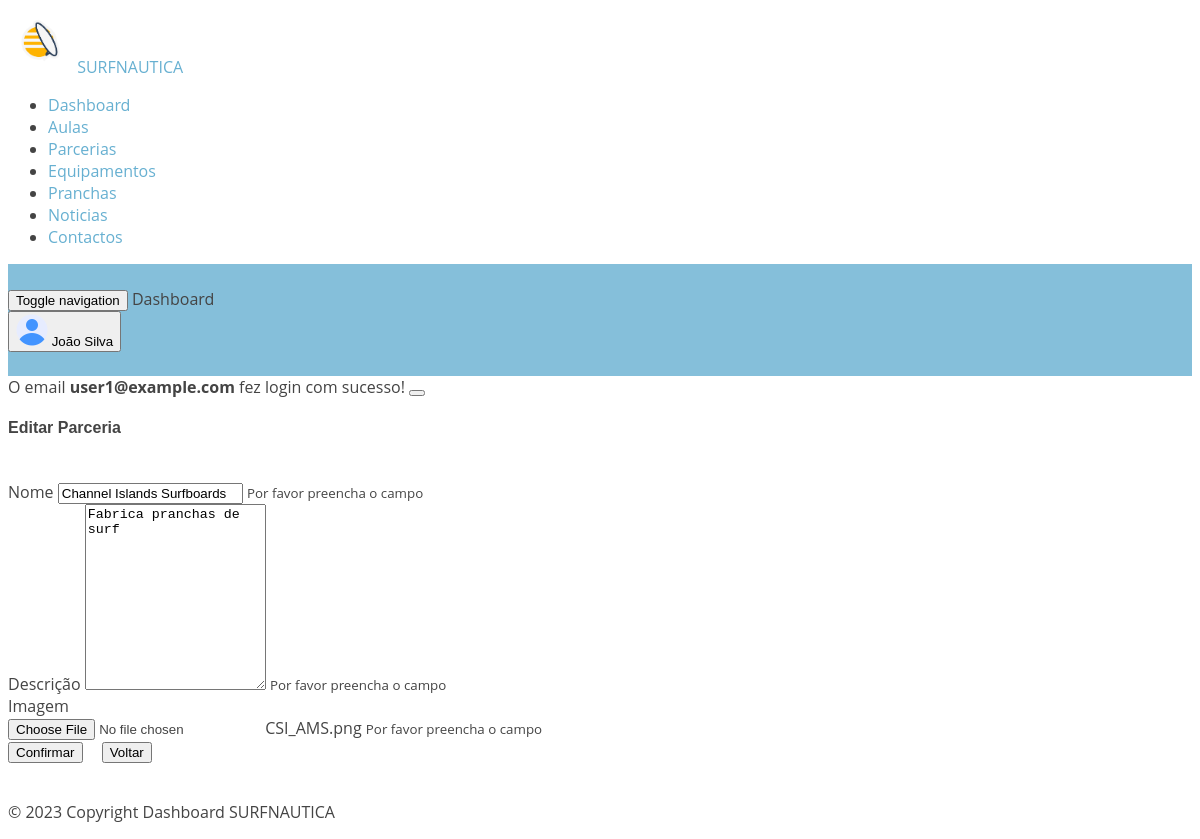
The app's page /TiagoQuintino/dashboard/editpartners.php?id_parceria=2 (signed in) with its own data.
### tables this page shows
CREATE TABLE IF NOT EXISTS `users` (
  `id` INT(11) NOT NULL AUTO_INCREMENT,
  `email` VARCHAR(50) NOT NULL,
  `nome` VARCHAR(50) NOT NULL,
  `pass` VARCHAR(250) NOT NULL,
  `permission` INT(11) NOT NULL default 0,
  PRIMARY KEY (`id`));

CREATE TABLE IF NOT EXISTS `parcerias` (
  `id_parceria` INT(11) NOT NULL AUTO_INCREMENT,
  `nome` VARCHAR(50) NOT NULL,
  `descricao` VARCHAR(250) NOT NULL,
  `img` VARCHAR(250) NOT NULL,
  PRIMARY KEY (`id_parceria`));

### TiagoQuintino/dashboard/editpartners.php (the view, shortened to what this page needs)
<?php
require_once '../../conexao.php';
$id_parceria = $_GET['id_parceria'];
$sql = "SELECT * FROM parcerias WHERE id_parceria = " . $id_parceria . ";";
$result = mysqli_query($conn, $sql);
while ($row = mysqli_fetch_assoc($result)) {
  foreach ($row as $res => $key) {
    $nome1 = $row['nome'];
    $desc = $row['descricao'];
    $img = $row['img'];
  }
}
?>
<!DOCTYPE html>
<html lang="en" dir="ltr">
<head>
  <?php
  require_once 'sheets/dashboardHead.php';
  ?>
</head>
<body class="navbar-fixed sidebar-fixed" id="body">
  <div class="wrapper">
    <aside class="left-sidebar sidebar-dark" id="left-sidebar">
      <div id="sidebar" class="sidebar sidebar-with-footer">
        <div class="app-brand">
          <a href="../../index.php">
            <img src="assets/images/favicon.png" style="height: 65px;" alt="Mono">
            <span class="brand-name text-light">SURFNAUTICA</span>
          </a>
        </div>
        <?php
        require_once 'sheets/dashboardmenu.php';
        ?>
      </div>
    </aside>
    <div class="page-wrapper">
      <header class="main-header" id="header">
        <nav class="navbar navbar-expand-lg navbar-light" id="navbar">
          <button id="sidebar-toggler" class="sidebar-toggle">
            <span class="sr-only">Toggle navigation</span>
          </button>
          <span class="page-title">Dashboard</span>
          <div class="navbar-right ">
            <?php
            require_once 'sheets/dashboardNavbar.php';
            ?>
          </div>
        </nav>
      </header>
      <div class="content-wrapper">
        <div class="content">
          <div class="row">
            <div class="col-lg-12 mt-5">
              <?php
              if (isset($_SESSION["message"])) { ?>
                <div class='alert alert-<?php echo $_SESSION["message"]["type"] ?> alert-dismissible fade show' role='alert'>
                  <?php echo $_SESSION["message"]["content"]; ?>
                  <button type="button" class="close" data-dismiss="alert" aria-label="Close"><span class="mdi mdi-times"></span>
                  </button>
                </div>
              <?php unset($_SESSION["message"]);
              }
              ?>
              <div class="card">
                <div class="card-body">
                  <h4 class="header-title">Editar Parceria</h4>
                  <br>
                  <form action="editpartners.php?id_parceria=<?php echo $id_parceria; ?>&id_parceria=<?php echo $id_parceria; ?>" method="POST">
                    <div class="form-group">
                      <label for="inputname">Nome</label>
                      <input type="text" class="form-control" name="inputname" id="inputname" value="<?php echo ($nome1); ?>" required>
                      <small id="name">
                        Por favor preencha o campo
                      </small>
                    </div>
                    <div class="form-row">
                      <div class="form-group col-md-6">
                        <label for="inputdesc">Descrição</label>
                        <textarea type="text" class="form-control" name="inputdesc" id="inputdesc" rows="12" style="resize: vertical;" require><?php echo ($desc); ?></textarea>
                        <small id="desc">
                          Por favor preencha o campo
                        </small>
                      </div>
                      <div class="form-group col-md-6">
                        <label for="inputImg">Imagem</label>
                        <div class="custom-file form-group">
                          <input type="file" name="inputImg" class="custom-file-input" accept=".png, .jpg, .jpeg" id="inputImg">
                          <label class="custom-file-label" for="inputImg" value="<?php echo ($img); ?>"><?php echo ($img); ?></label>
                          <small id="img">
                            Por favor preencha o campo
                          </small>
                        </div>
                      </div>
                    </div>
                    <div class="form-row justify-content-end">
                      <button type="submit" class="btn btn-primary" style="margin-right: 5px;">Confirmar</button>
                      <a href="showpartners.php"><input type="button" value="Voltar" class="btn btn-danger" style="margin-left: 10px;"></a>
                    </div>
                  </form>
                </div>
              </div>
            </div>
          </div>
        </div>
        <br>
        <footer class="footer mt-auto">
          <?php
          require_once 'sheets/dashboardFooter.php';
          ?>
        </footer>
      </div>
</body>
</html>

### TiagoQuintino/dashboard/sheets/dashboardNavbar.php (shortened to what this page needs)
<?php
require_once '../../conexao.php';
$query = "SELECT nome FROM users WHERE email = '{$_SESSION['email']}'";
$user = mysqli_query($conn, $query);
if ($user->num_rows) {
  $row = $user->fetch_object();
  $nome = $row->nome;
?>
  <ul class="nav navbar-nav">
    <li class="dropdown user-menu">
      <button class="dropdown-toggle nav-link" data-toggle="dropdown">
        <img src="assets/images/user/user-xs.png" class="user-image rounded-circle" alt="User Image" />
        <span class="d-none d-lg-inline-block"><?php echo $nome ?></span>
      </button>
    </li>
  </ul>
<?php
}
?>

### assets/css/style.css (style rules this page uses)
body { font-family: "Open Sans", sans-serif; color: #444444; }
a { text-decoration: none; color: #67b0d1; }
h1, h2, h3, h4, h5, h6 { font-family: "Raleway", sans-serif; }
#header { transition: all 0.5s; z-index: 997; transition: all 0.5s; padding: 24px 0; background: rgba(103, 176, 209, 0.8); }
.navbar { padding: 0; }
.navbar ul { margin: 0; padding: 0; display: flex; list-style: none; align-items: center; }
.navbar li { position: relative; }

### records on screen
users: nome "João Silva"
parcerias: inputname "Channel Islands Surfboards", inputdesc "Fabrica pranchas de surf", img "CSI_AMS.png"

### other values on screen
$_SESSION["message"]["content"] "O email user1@example.com fez login com sucesso!"
